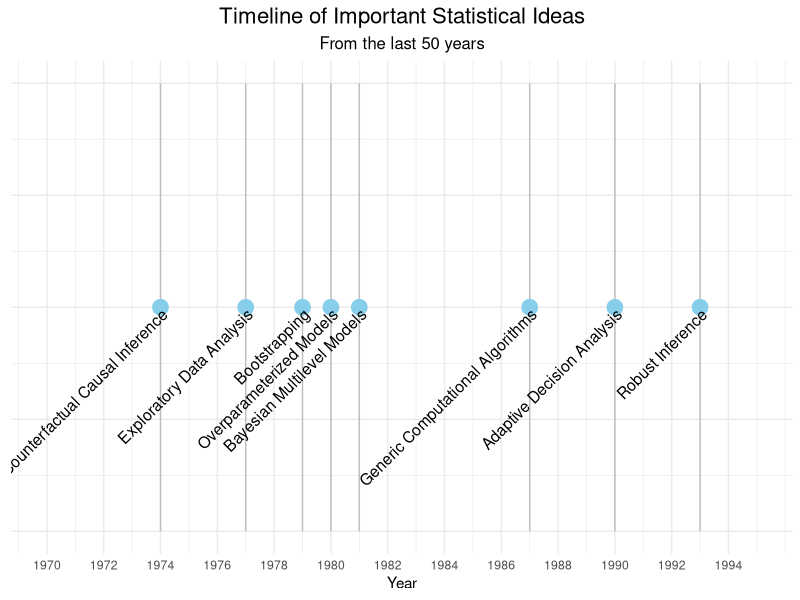

This figure's R source:
## ---- chunk 1
library(ggplot2)

# Create data for the timeline
data <- data.frame(
  idea = c("Counterfactual Causal Inference", "Bootstrapping",
           "Overparameterized Models", "Bayesian Multilevel Models", 
           "Generic Computational Algorithms", "Adaptive Decision Analysis", 
           "Robust Inference", "Exploratory Data Analysis"),
  year = c(1974, 1979, 1980, 1981, 1987, 1990, 1993, 1977)
)

# Create the timeline plot with diagonal labels and adjusted x-axis range
ggplot(data, aes(x = year, y = 1, label = idea)) +
  geom_segment(aes(xend = year, y = 0.95, yend = 1.05), color = "gray") +  # Line at each year
  geom_point(color = "skyblue", size = 5) +  # Add points for each year
  geom_text(aes(label = idea), angle = 45, hjust = 1, vjust = 1, size = 4) +  # Add diagonal text labels
  scale_x_continuous(limits = c(1970, 1995), breaks = seq(1970, 1995, 2)) +  # Set x-axis range and breaks
  labs(title = "Timeline of Important Statistical Ideas",
       subtitle = "From the last 50 years",
       x = "Year", y = "") +
  theme_minimal() +
  theme(axis.title.y = element_blank(),
        axis.text.y = element_blank(),
        axis.ticks.y = element_blank(),
        plot.title = element_text(hjust = 0.5, size = 16),
        plot.subtitle = element_text(hjust = 0.5, size = 12))

